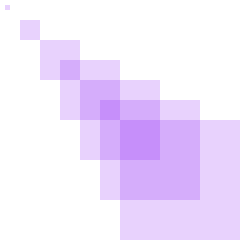
Frame 1 (no input)
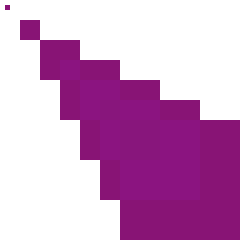
Frame 60 (the mouse pressed at the canvas centre just before this capture)
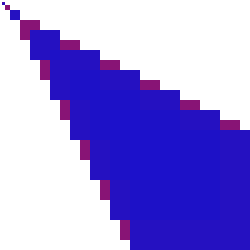
Frame 120 (the mouse held since frame 60 and released just before this capture)

The Processing sketch that drew these frames (run headless with seeded random() and noise(); from frame 60 on, the mouse is pressed at the canvas centre):

// Processing sketch: processing_139284
// ── processing_139284.pde



void setup() {  
  size(250, 250);
  background(255);  
  
}

void draw() {  
  noStroke();
  fill(random(200), random(40), random(255), random(200));
  
  if(mousePressed == true) { 
    rect(2.5, 2.5, 2.5, 2.5);
    rect(10, 10, 10, 10);
    rect(30, 30, 30, 30);
    rect(50, 50, 50, 50);
    rect(70, 70, 70, 70);
    rect(90, 90, 90, 90);
    rect(110, 110, 110, 110);
    rect(130, 130, 130, 130);;
   
  }
  else {
     rect(5, 5, 5, 5);
     rect(20, 20, 20, 20);
     rect(40, 40, 40, 40);
     rect(60, 60, 60, 60);
     rect(80, 80, 80, 80);
     rect(100, 100, 100, 100);
     rect(120, 120, 120, 120);
  }
}
